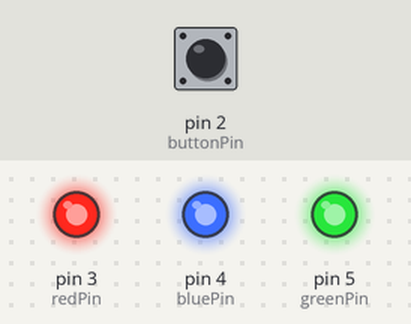
This sketch was run on a simulated Arduino Uno, built with avr-gcc and run on an emulated ATmega328P. Shown: output pins drawn as LEDs (lit = HIGH). The inputs (shaded band) are chosen by the test bench; at power-on: pin 2 (buttonPin) LOW. What the sketch prints to the serial monitor is not drawn.

Above: at 1.2 s.
1.3 s: pin 2 (buttonPin) pulled HIGH for 0.15 s
At 2.6 s:
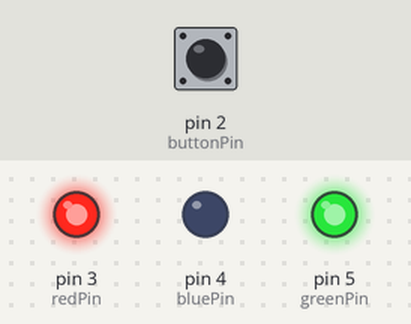
At 42.5 s:
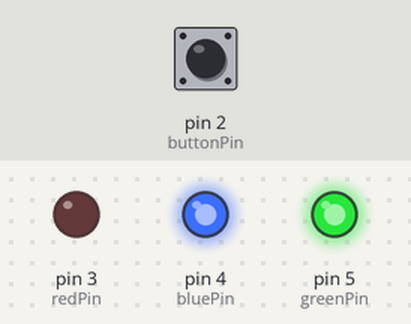
Timing chart, 0 to 42.8 s (numbered marks = the images above; inputs shaded):
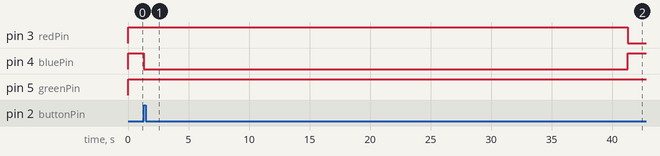

Measured:
- after the input at 1.3 s, pin 3 (redPin): HIGH → LOW after 40.0 s; pin 4 (bluePin): HIGH → LOW at once, → HIGH 40.0 s later

The sketch:

sketch_oct01a.ino
```cpp
int redPin = 3;
int bluePin = 4;
int greenPin = 5;
int buttonPin = 2;

void setup() {
  // put your setup code here, to run once:
pinMode(redPin, OUTPUT);
pinMode(bluePin, OUTPUT);
pinMode(greenPin, OUTPUT);
pinMode(buttonPin, INPUT);
Serial.begin(9600);
}

void loop() {
  int estado = digitalRead(buttonPin);
   digitalWrite(greenPin, HIGH );
  digitalWrite(bluePin, HIGH);
  digitalWrite(redPin, HIGH);
  Serial.print(estado);
  if(estado==1){
    medirPH();
  }

}
void medirPH(){
  digitalWrite(greenPin, HIGH);
  digitalWrite(bluePin, LOW);
  digitalWrite(redPin, HIGH);
  delay (40000);
  digitalWrite(redPin, LOW);
  digitalWrite(bluePin, HIGH);
  digitalWrite(bluePin, HIGH);
  delay(30000);
}
```
